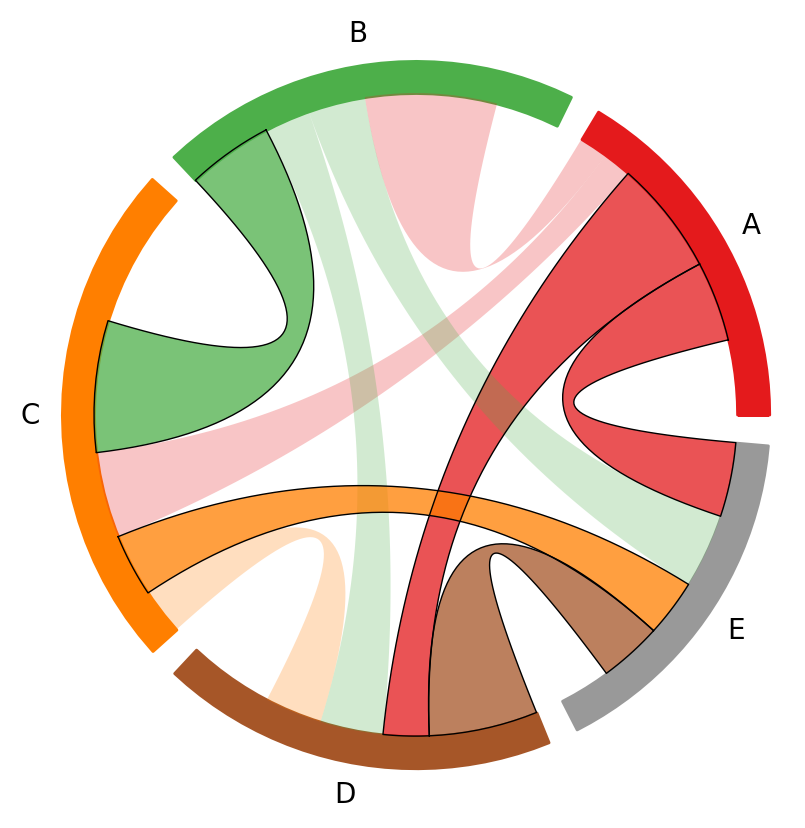

Write Python code to recreate this figure.
import matplotlib.pyplot as plt
import numpy as np

from roundabout import draw_chord_diagram

if __name__ == "__main__":
    labels = "ABCDE"
    matrix = np.random.randint(low=5, high=25, size=(5, 5))
    colors = plt.get_cmap("Set1")(np.linspace(0, 1, 5))
    threshold = 10

    draw_chord_diagram(
        matrix,
        labels=labels,
        colors=colors,
        spacing="proportional",
        padding=5,
        sort_rows="mincross",
        threshold=threshold,
    )
    plt.savefig("example.png", transparent=False, bbox_inches="tight", dpi=200)
    plt.close()
